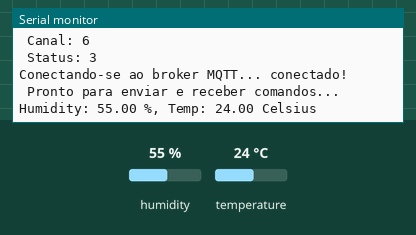
This sketch was run on a simulated ESP8266 (NodeMCU). Parts: the last lines printed to the serial monitor. The test bench sets the inputs (shaded band); at power-on: humidity 55 %, temperature 24 °C. WiFi joins after 1.5 s; servers stay silent unless stated; no MQTT or app messages arrive unless stated.

Above: at 3.7 s.
3.8 s: humidity set to 22 %
At 5.9 s:
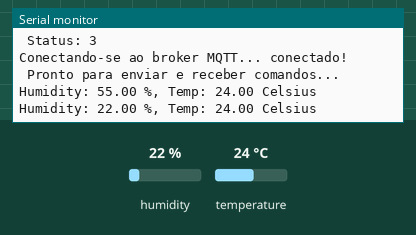
6.5 s: temperature set to 12 °C
At 7.1 s:
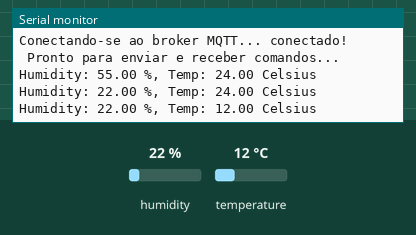
9.2 s: humidity set to 40 %
At 12.0 s:
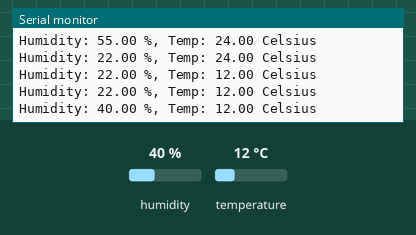
Timing chart, 0 to 13.5 s (numbered marks = the images above; inputs shaded):
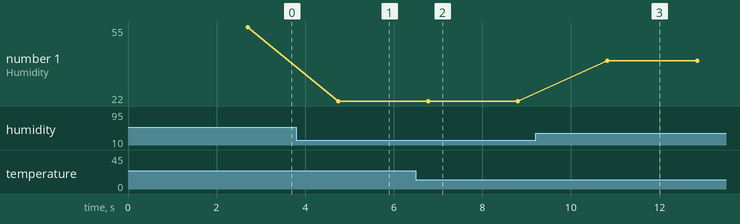

The sketch:

3-tempSensor.ino
```cpp
/*
 * DBLab - DBServer
 * Oficina prática de Internet das Coisas
 *
 * 06/2018
 *
 *
 * EXERCÍCIO 4 PERIFÉRICOS: SENSOR DE TEMPERATURA.
 *
 * Procure pelos TODO's no código e complete com a função necessária para
 *   implementar a função referida.
 *
 */

#include "wifi.h"
#include <DHT.h>
#include "ESP8266PubSubClient.h"

#define MESSAGE_MAX_SIZE 50

#define DHTPIN D1     // Define pino data do DHT.
#define DHTTYPE DHT11   // Define o modelo do DHT, 11 (AM2302)
DHT dht(DHTPIN, DHTTYPE); //// Inicializa sensor de temperatura DHT.

WFclass wifi;
ESP8266PubSubClient mqttClient;

/* Função de configuração. Ela é executada uma única vez no início da execução
  *   do programa. */
void setup()
{
  // Inicializa sensor de temperatura.
  dht.begin();

  Serial.begin(9600);

  wifi.setup();
  mqttClient.setup();
}

/* Função de repetição. Ela fica sendo chamada repetidamente durante a execução
 *   do programa. */
void loop()
{
  if (!mqttClient.connected()) mqttClient.connect();
  mqttClient.loop();

    /* Rotina para tratar valores lido pelo sensor e assim publicar via mqtt. */
    float hum = dht.readHumidity();
    float temp = dht.readTemperature();
    Serial.print("Humidity: ");
    Serial.print(hum);
    Serial.print(" %, Temp: ");
    Serial.print(temp);
    Serial.println(" Celsius");

    char humidity[MESSAGE_MAX_SIZE] = "";
    char temperature[MESSAGE_MAX_SIZE] = "";

    snprintf (temperature, MESSAGE_MAX_SIZE, "T: %02dC", (int)temp);
    //temperature[5] = 0xDF;

    snprintf (humidity, MESSAGE_MAX_SIZE, "H: %02d%%", (int)hum);

    mqttClient.publish(MQTT_OUT_TOPIC, humidity);
    delay(2000);
    mqttClient.publish(MQTT_OUT_TOPIC, temperature);
}
```

ESP8266PubSubClient.cpp
```cpp
/*
 * DBLab - DBServer
 * Oficina prática de Internet das Coisas
 *
 * 06/2018
 *
 * Arquivo .cpp, implementação da classe ESP8266PubSubClient_CLASS.
 *
 */

/* ------------------- ESP8266PubSubClient_CLASS ------------------- */
#include "ESP8266PubSubClient.h"

ESP8266PubSubClient::ESP8266PubSubClient()
{
  pubSubClient = new PubSubClient(wifiClient);

    /* Get the MAC address of the ESP module to be used as device ID. */
  byte mac[6];
  WiFi.macAddress(mac);
  deviceID = String(mac[0], HEX) + String(mac[1], HEX) + String(mac[2], HEX) +
             String(mac[3], HEX) + String(mac[4], HEX) + String(mac[5], HEX);
}

// Função de configuração.
void ESP8266PubSubClient::setup()
{
  // Configura servidor mqtt com os parâmetros 'host' e 'porta'.
  pubSubClient->setServer(mqtt_server, mqtt_server_port);
}

// Configura a função callback na biblioteca PubSubClient.
void ESP8266PubSubClient::setCallback(MQTT_CALLBACK_SIGNATURE)
{
  pubSubClient->setCallback(callback);
}

// Publica mensagens.
boolean ESP8266PubSubClient::publish(const char* topic, const char* payload)
{
  return pubSubClient->publish(topic, payload);
}

// Função para verificar conexão mqtt.
int ESP8266PubSubClient::connected()
{
  return pubSubClient->connected();
}

// Funcão para efetuar conexão com servidor mqtt.
void ESP8266PubSubClient::connect()
{
  // Repete até ter uma conexão efetuada.
  while (!pubSubClient->connected()) {
    Serial.print("Conectando-se ao broker MQTT...");
    // Tenta conexão.
    if (pubSubClient->connect(deviceID.c_str())) {
      Serial.println(" conectado!");
      Serial.println(" Pronto para enviar e receber comandos...");
      Serial.println();

      pubSubClient->subscribe(MQTT_IN_TOPIC);
    } else {
      Serial.print(" falhou, rc= ");
      Serial.print(pubSubClient->state());
      Serial.println(" Tentando novamente em 5s...");
      delay(5000);
    }
  }
}

/* Função de repetição. Ela fica sendo chamada repetidamente durante a execução
 *   do programa. */
void ESP8266PubSubClient::loop()
{
  pubSubClient->loop();
}
```

ESP8266PubSubClient.h
```cpp
/*
 * DBLab - DBServer
 * Oficina prática de Internet das Coisas
 *
 * 06/2018
 *
 * Arquivo .h, header, define da interface dos
 * metodos publicos, variáveris e constantes
 * privadas da classe ESP8266PubSubClient_CLASS.
 *
 */

/* ------------------- ESP8266PubSubClient_CLASS ------------------- */
#include <ESP8266WiFi.h>
#include <PubSubClient.h>

//#define MQTT_IN_TOPIC "/dblab/hands-on/mqtt/esp8266/sensor/dht22/in"
//#define MQTT_OUT_TOPIC "/dblab/hands-on/mqtt/esp8266/gateway/in"

#define MQTT_IN_TOPIC "dblab/hands-on/mqtt/sensor/dht22/in"
#define MQTT_OUT_TOPIC "dblab/hands-on/mqtt/display"

#ifdef ESP8266
#include <functional>
#define MQTT_CALLBACK_SIGNATURE std::function<void(char*, uint8_t*, unsigned int)> callback
#else
#define MQTT_CALLBACK_SIGNATURE void (*callback)(char*, uint8_t*, unsigned int)
#endif

class ESP8266PubSubClient
{
    public:
        ESP8266PubSubClient();
        // Configura PubSubClient
        void setup();
        // Configura callback para tratar mensagens.
        void setCallback(MQTT_CALLBACK_SIGNATURE);
        // Função para publicar mensagens.
        boolean publish(const char* topic, const char* payload);
        // Função para verificar conexão.
        int connected();
        // Funcão para efetuar conexão com servidor mqtt.
        void connect();
        // Função de repetição.
        void loop();
    private:
      String deviceID;
        /* Definição dos parâmetros de comunicação MQTT (servidor e porta).
         *   Valores possíveis:
         *     dbs-dblab-k8s.dbserver.com.br:30844 (broker interno, sem segurança)
         *     iot.eclipse.org:1883 (broker público, sem segurança)
         *     iot.eclipse.org:8883 (broker público, COM segurança) */
        const char* mqtt_server = "iot.eclipse.org";
        const int mqtt_server_port = 8883;

        /* Se estamos usando comunicação segura (TLS), devemos usar o objeto
         *   WiFiClientSecure abaixo, no lugar do WiFiClient.
         *   (https://github.com/knolleary/pubsubclient/issues/84). */
        //WiFiClient wifiClient;
        WiFiClientSecure wifiClient;
        PubSubClient* pubSubClient;
};
```

wifi.cpp
```cpp
/*
 * DBLab - DBServer
 * Oficina prática de Internet das Coisas
 *
 * 06/2018
 *
 * Arquivo .cpp, implementação da classe wifi.
 *
 */

#include "wifi.h"

/* Contrutor da classe. Não faz nada, só instancia o objeto */
WFclass::WFclass(){}

/* Inicia a conexão do cliente Wi-Fi com a rede disponível no local. */
void WFclass::setup()
{
  delay(1000);
  Serial.print("Conectando na rede ");
  Serial.print(c_ssid);

  /* Inicia o cliente Wi-Fi, conectando à rede especificada, de acordo com
   *   as credenciais de acessi (SSID e senha). */
  status = WiFi.begin(c_ssid, c_pass);

  /* O ESP tende a demorar para conectar em redes instáveis. Quando isto
   *   ocorre, a melhor alternativa é causar um reset na placa e tentar
   *   novamente. Isto é o que o código abaixo faz. */
  for(int count=0; count<=10; count++)
  {
    if(WiFi.status() == WL_CONNECTED)
      break;

    delay(500);
    Serial.print(".");

    if(count==10)
    {
      Serial.println(" desisto :(");
      ESP.restart();
    }
  }

  Serial.println("Conectado: ");
  Serial.print(" MAC: ");
  Serial.println(WiFi.macAddress());
  Serial.print(" IP: ");
  Serial.println(WiFi.localIP());
  Serial.print(" Subrede: ");
  Serial.println(WiFi.subnetMask());
  Serial.print(" Gateway: ");
  Serial.println(WiFi.gatewayIP());
  Serial.print(" DNS: ");
  Serial.println(WiFi.dnsIP());
  Serial.print(" Canal: ");
  Serial.println(WiFi.channel());
  Serial.print(" Status: ");
  Serial.println(WiFi.status());
}
```

wifi.h
```cpp
/*
 * DBLab - DBServer
 * Oficina prática de Internet das Coisas
 *
 * 06/2018
 *
 * Arquivo .h, header, define da interface dos
 * metodos publicos, variáveris e constantes
 * privadas da classe wifi.
 *
 */

#ifndef wifi_h
#define wifi_h

#include <ESP8266WiFi.h>
#include <WiFiClient.h>

class WFclass
{
  public:
    WFclass();
    /* Inicia a conexão do cliente Wi-Fi com a rede disponível no local. */
    void setup();

  private:
    const char* c_ssid = "DBDevices"; //"DBLABDevices"
    const char* c_pass = "!mP@db@dM"; //"@rdu!n0$"

  int status;
};

#endif
```

Measured:
- after the input at 3.8 s, the serial monitor: prints a new line after 0.95 s (image 1)
- after the input at 6.5 s, the serial monitor: prints a new line after 0.27 s (image 2)
- after the input at 9.2 s, the serial monitor: prints a new line after 1.6 s (image 3)
- plotted number 1: 55 → 22 after the input at 3.8 s, 22 → 40 after the input at 9.2 s
